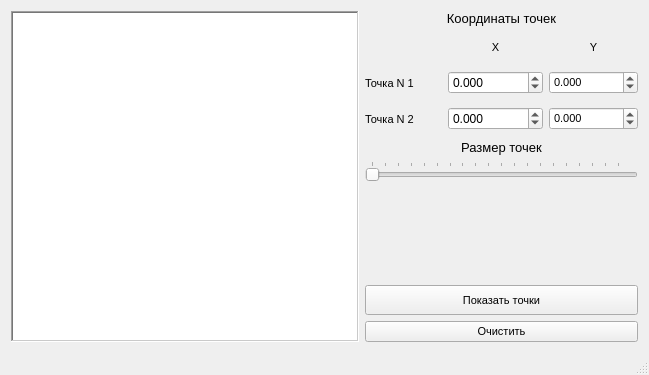
<?xml version="1.0" encoding="UTF-8"?>
<ui version="4.0">
 <class>QtGraph</class>
 <widget class="QMainWindow" name="QtGraph">
  <property name="geometry">
   <rect>
    <x>0</x>
    <y>0</y>
    <width>649</width>
    <height>375</height>
   </rect>
  </property>
  <property name="windowTitle">
   <string>QtGaphik</string>
  </property>
  <widget class="QWidget" name="centralWidget">
   <layout class="QGridLayout" name="gridLayout_2">
    <item row="0" column="0">
     <layout class="QHBoxLayout" name="horizontalLayout">
      <property name="sizeConstraint">
       <enum>QLayout::SetNoConstraint</enum>
      </property>
      <item>
       <widget class="QGraphicsView" name="graphicsView">
        <property name="minimumSize">
         <size>
          <width>309</width>
          <height>326</height>
         </size>
        </property>
        <property name="frameShape">
         <enum>QFrame::WinPanel</enum>
        </property>
        <property name="frameShadow">
         <enum>QFrame::Sunken</enum>
        </property>
        <property name="lineWidth">
         <number>10</number>
        </property>
        <property name="midLineWidth">
         <number>10</number>
        </property>
        <property name="foregroundBrush">
         <brush brushstyle="NoBrush">
          <color alpha="255">
           <red>0</red>
           <green>0</green>
           <blue>0</blue>
          </color>
         </brush>
        </property>
       </widget>
      </item>
      <item>
       <layout class="QVBoxLayout" name="verticalLayout" stretch="0,0,0,0,0,0,0">
        <property name="sizeConstraint">
         <enum>QLayout::SetFixedSize</enum>
        </property>
        <property name="leftMargin">
         <number>0</number>
        </property>
        <item>
         <widget class="QLabel" name="label_3">
          <property name="font">
           <font>
            <pointsize>10</pointsize>
           </font>
          </property>
          <property name="text">
           <string>Координаты точек</string>
          </property>
          <property name="alignment">
           <set>Qt::AlignCenter</set>
          </property>
         </widget>
        </item>
        <item>
         <layout class="QGridLayout" name="gridLayout">
          <property name="sizeConstraint">
           <enum>QLayout::SetFixedSize</enum>
          </property>
          <item row="0" column="2">
           <widget class="QLabel" name="label_y">
            <property name="maximumSize">
             <size>
              <width>16777215</width>
              <height>30</height>
             </size>
            </property>
            <property name="font">
             <font>
              <pointsize>8</pointsize>
             </font>
            </property>
            <property name="text">
             <string>Y</string>
            </property>
            <property name="alignment">
             <set>Qt::AlignCenter</set>
            </property>
           </widget>
          </item>
          <item row="1" column="0">
           <widget class="QLabel" name="label_1">
            <property name="minimumSize">
             <size>
              <width>0</width>
              <height>30</height>
             </size>
            </property>
            <property name="maximumSize">
             <size>
              <width>16777215</width>
              <height>30</height>
             </size>
            </property>
            <property name="font">
             <font>
              <pointsize>8</pointsize>
             </font>
            </property>
            <property name="text">
             <string>Точка N 1</string>
            </property>
           </widget>
          </item>
          <item row="0" column="1">
           <widget class="QLabel" name="label_x">
            <property name="minimumSize">
             <size>
              <width>0</width>
              <height>30</height>
             </size>
            </property>
            <property name="maximumSize">
             <size>
              <width>16777215</width>
              <height>30</height>
             </size>
            </property>
            <property name="font">
             <font>
              <pointsize>8</pointsize>
             </font>
            </property>
            <property name="text">
             <string>X</string>
            </property>
            <property name="alignment">
             <set>Qt::AlignCenter</set>
            </property>
           </widget>
          </item>
          <item row="2" column="0">
           <widget class="QLabel" name="label_2">
            <property name="minimumSize">
             <size>
              <width>0</width>
              <height>30</height>
             </size>
            </property>
            <property name="maximumSize">
             <size>
              <width>16777215</width>
              <height>30</height>
             </size>
            </property>
            <property name="font">
             <font>
              <pointsize>8</pointsize>
             </font>
            </property>
            <property name="text">
             <string>Точка N 2</string>
            </property>
           </widget>
          </item>
          <item row="1" column="1">
           <widget class="QDoubleSpinBox" name="spinBox_x1">
            <property name="decimals">
             <number>3</number>
            </property>
            <property name="minimum">
             <double>-100000.000000000000000</double>
            </property>
            <property name="maximum">
             <double>100000.000000000000000</double>
            </property>
            <property name="value">
             <double>0.000000000000000</double>
            </property>
           </widget>
          </item>
          <item row="1" column="2">
           <widget class="QDoubleSpinBox" name="spinBox_y1">
            <property name="font">
             <font>
              <pointsize>8</pointsize>
             </font>
            </property>
            <property name="decimals">
             <number>3</number>
            </property>
            <property name="minimum">
             <double>-100000.000000000000000</double>
            </property>
            <property name="maximum">
             <double>100000.000000000000000</double>
            </property>
           </widget>
          </item>
          <item row="2" column="1">
           <widget class="QDoubleSpinBox" name="spinBox_x2">
            <property name="decimals">
             <number>3</number>
            </property>
            <property name="minimum">
             <double>-100000.000000000000000</double>
            </property>
            <property name="maximum">
             <double>100000.000000000000000</double>
            </property>
           </widget>
          </item>
          <item row="2" column="2">
           <widget class="QDoubleSpinBox" name="spinBox_y2">
            <property name="font">
             <font>
              <pointsize>8</pointsize>
             </font>
            </property>
            <property name="decimals">
             <number>3</number>
            </property>
            <property name="minimum">
             <double>-100000.000000000000000</double>
            </property>
            <property name="maximum">
             <double>100000.000000000000000</double>
            </property>
           </widget>
          </item>
         </layout>
        </item>
        <item>
         <widget class="QLabel" name="label">
          <property name="font">
           <font>
            <pointsize>10</pointsize>
           </font>
          </property>
          <property name="contextMenuPolicy">
           <enum>Qt::DefaultContextMenu</enum>
          </property>
          <property name="text">
           <string>Размер точек</string>
          </property>
          <property name="alignment">
           <set>Qt::AlignCenter</set>
          </property>
         </widget>
        </item>
        <item>
         <widget class="QSlider" name="horizontalSlider">
          <property name="minimumSize">
           <size>
            <width>273</width>
            <height>0</height>
           </size>
          </property>
          <property name="maximumSize">
           <size>
            <width>273</width>
            <height>16777215</height>
           </size>
          </property>
          <property name="minimum">
           <number>2</number>
          </property>
          <property name="maximum">
           <number>1000</number>
          </property>
          <property name="singleStep">
           <number>2</number>
          </property>
          <property name="pageStep">
           <number>50</number>
          </property>
          <property name="sliderPosition">
           <number>2</number>
          </property>
          <property name="orientation">
           <enum>Qt::Horizontal</enum>
          </property>
          <property name="tickPosition">
           <enum>QSlider::TicksAbove</enum>
          </property>
          <property name="tickInterval">
           <number>0</number>
          </property>
         </widget>
        </item>
        <item>
         <spacer name="verticalSpacer">
          <property name="orientation">
           <enum>Qt::Vertical</enum>
          </property>
          <property name="sizeType">
           <enum>QSizePolicy::Expanding</enum>
          </property>
          <property name="sizeHint" stdset="0">
           <size>
            <width>273</width>
            <height>20</height>
           </size>
          </property>
         </spacer>
        </item>
        <item>
         <widget class="QPushButton" name="pushButton_show">
          <property name="sizePolicy">
           <sizepolicy hsizetype="Fixed" vsizetype="Fixed">
            <horstretch>0</horstretch>
            <verstretch>0</verstretch>
           </sizepolicy>
          </property>
          <property name="minimumSize">
           <size>
            <width>273</width>
            <height>30</height>
           </size>
          </property>
          <property name="maximumSize">
           <size>
            <width>273</width>
            <height>16777215</height>
           </size>
          </property>
          <property name="font">
           <font>
            <pointsize>8</pointsize>
           </font>
          </property>
          <property name="text">
           <string>Показать точки</string>
          </property>
         </widget>
        </item>
        <item>
         <widget class="QPushButton" name="pushButton_clear">
          <property name="sizePolicy">
           <sizepolicy hsizetype="Fixed" vsizetype="Fixed">
            <horstretch>0</horstretch>
            <verstretch>0</verstretch>
           </sizepolicy>
          </property>
          <property name="minimumSize">
           <size>
            <width>273</width>
            <height>0</height>
           </size>
          </property>
          <property name="maximumSize">
           <size>
            <width>273</width>
            <height>16777215</height>
           </size>
          </property>
          <property name="font">
           <font>
            <pointsize>8</pointsize>
           </font>
          </property>
          <property name="text">
           <string>Очистить</string>
          </property>
         </widget>
        </item>
       </layout>
      </item>
     </layout>
    </item>
   </layout>
  </widget>
  <widget class="QStatusBar" name="statusBar"/>
 </widget>
 <layoutdefault spacing="6" margin="11"/>
 <resources/>
 <connections>
  <connection>
   <sender>pushButton_show</sender>
   <signal>clicked()</signal>
   <receiver>QtGraph</receiver>
   <slot>pushButton_show_clicked()</slot>
   <hints>
    <hint type="sourcelabel">
     <x>601</x>
     <y>301</y>
    </hint>
    <hint type="destinationlabel">
     <x>930</x>
     <y>438</y>
    </hint>
   </hints>
  </connection>
  <connection>
   <sender>pushButton_clear</sender>
   <signal>clicked()</signal>
   <receiver>QtGraph</receiver>
   <slot>pushButton_clear_clicked()</slot>
   <hints>
    <hint type="sourcelabel">
     <x>601</x>
     <y>336</y>
    </hint>
    <hint type="destinationlabel">
     <x>918</x>
     <y>394</y>
    </hint>
   </hints>
  </connection>
  <connection>
   <sender>horizontalSlider</sender>
   <signal>valueChanged(int)</signal>
   <receiver>QtGraph</receiver>
   <slot>sl_update()</slot>
   <hints>
    <hint type="sourcelabel">
     <x>601</x>
     <y>208</y>
    </hint>
    <hint type="destinationlabel">
     <x>668</x>
     <y>173</y>
    </hint>
   </hints>
  </connection>
 </connections>
 <slots>
  <slot>pushButton_show_clicked()</slot>
  <slot>pushButton_clear_clicked()</slot>
  <slot>sl_update()</slot>
 </slots>
</ui>
